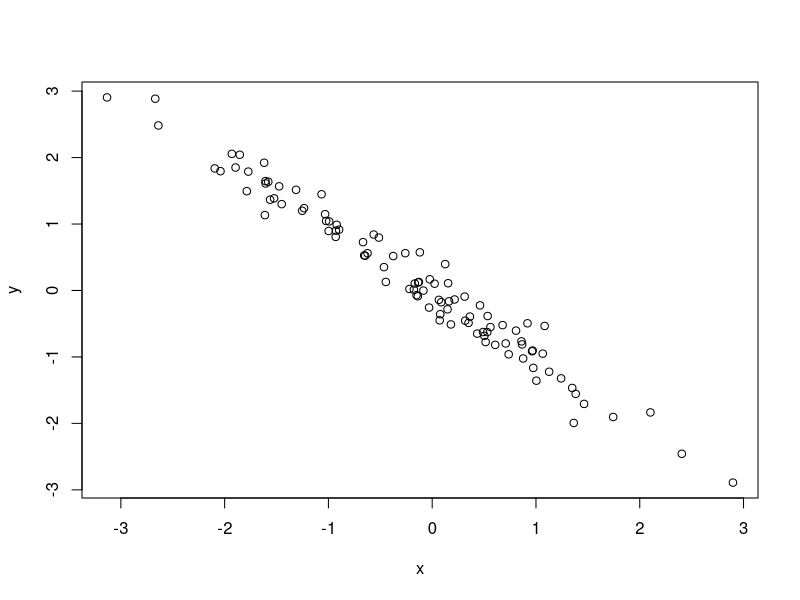

Generate this figure with R:
# Simulate and plot data 
# Xiang LI
# xiangli@lclark.edu
# 2024-06-25

# Simulate predictor variable 
x <- rnorm(n = 100)

# Simulate response variable with some noise

y <- -1*x+rnorm(n = 100, sd = 0.2)



# Plot the data
plot(x = x, y = y)
